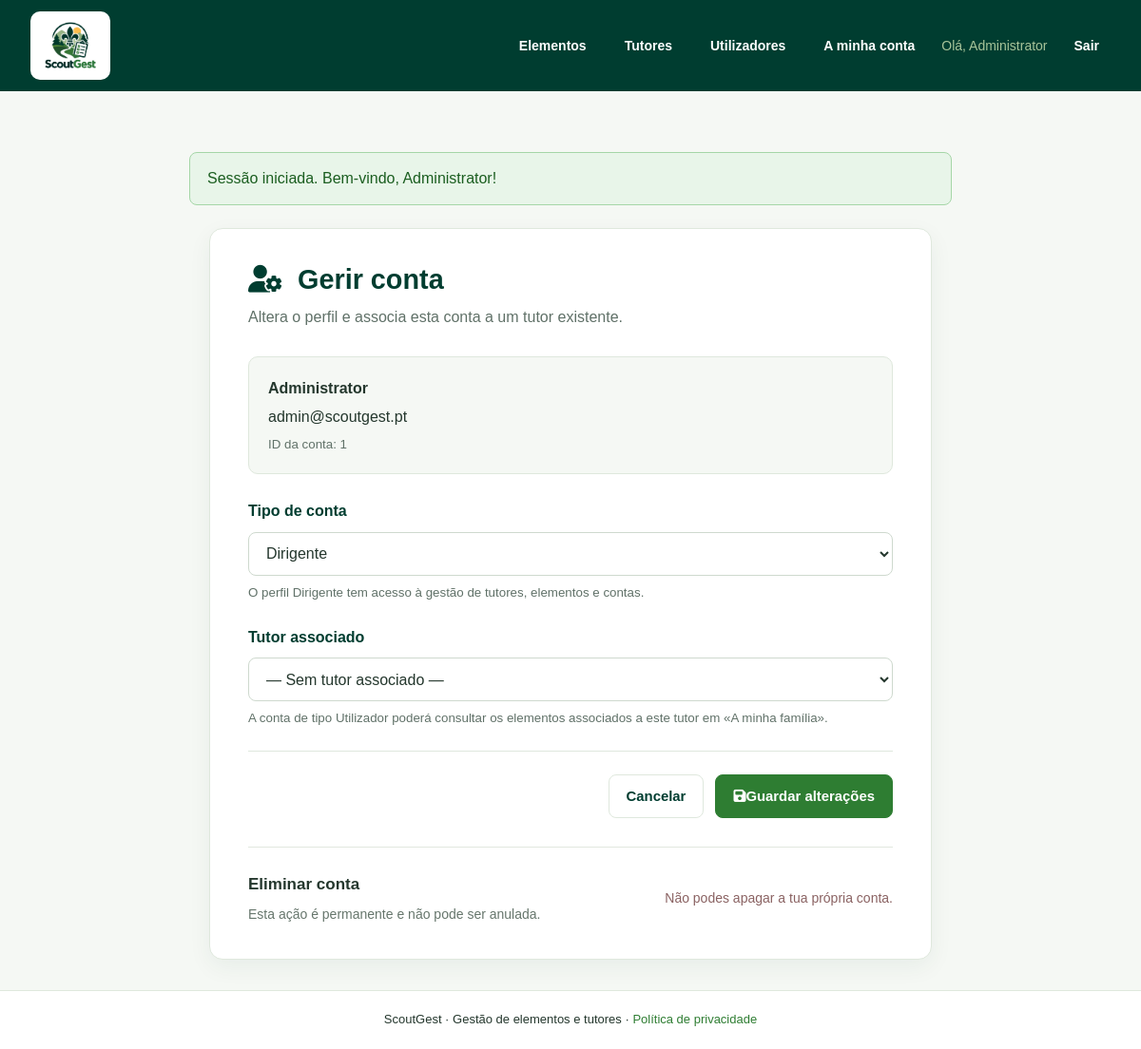
/utilizador_editar.php?id=1 (signed in), run on the app's committed database.
### tables this page shows
CREATE TABLE utilizadores (
    id_utilizador INT AUTO_INCREMENT PRIMARY KEY,
    nome VARCHAR(100) NOT NULL,
    email VARCHAR(150) NOT NULL UNIQUE,
    password_hash VARCHAR(255) NOT NULL,
    consentimento_em DATETIME NOT NULL,
    criado_em DATETIME NOT NULL DEFAULT CURRENT_TIMESTAMP,
    tipo ENUM('Utilizador', 'Dirigente') NOT NULL DEFAULT 'Utilizador',
    id_tutor INT NULL,
    CONSTRAINT fk_utilizadores_tutores FOREIGN KEY (id_tutor)
        REFERENCES tutores (id_tutor) ON DELETE SET NULL
);

### utilizador_editar.php (the view, shortened to what this page needs)
<?php
require 'includes/inicio.php';
$id = filter_input(INPUT_GET, 'id', FILTER_VALIDATE_INT);
$stmt = $pdo->prepare('SELECT id_utilizador, nome, email, tipo, id_tutor, criado_em FROM utilizadores WHERE id_utilizador = ?');
$stmt->execute([$id]);
$utilizador = $stmt->fetch(PDO::FETCH_ASSOC);
require 'includes/cabecalho.php';
?>
<section class="cartao detalhe gestao-utilizadores gestao-edicao">
    <div class="gestao-topo"><div>
        <h1><i class="fa-solid fa-user-gear" aria-hidden="true"></i> Gerir conta</h1>
        <p>Altera o perfil e associa esta conta a um tutor existente.</p>
    </div></div>
    <div class="gestao-resumo"><strong><?= htmlspecialchars($utilizador['nome'], ENT_QUOTES, 'UTF-8') ?></strong>
        <span><?= htmlspecialchars($utilizador['email'], ENT_QUOTES, 'UTF-8') ?></span>
        <small>ID da conta: <?= (int) $id ?></small></div>
    <form method="post" action="utilizador_editar.php?id=<?= (int) $id ?>" class="gestao-formulario">
        <div class="gestao-campo"><label for="tipo">Tipo de conta</label>
            <select id="tipo" name="tipo" required>
                <option value="Dirigente" <?= $utilizador['tipo'] === 'Dirigente' ? 'selected' : '' ?>>Dirigente</option>
            </select>
            <small>O perfil Dirigente tem acesso à gestão de tutores, elementos e contas.</small>
        </div>
        <div class="gestao-campo"><label for="id_tutor">Tutor associado</label>
            <select id="id_tutor" name="id_tutor">
                <option value="">— Sem tutor associado —</option>
            </select>
            <small>A conta de tipo Utilizador poderá consultar os elementos associados a este tutor em «A minha família».</small>
        </div>
<div class="gestao-acoes">
    <a
        href="utilizadores.php"
        class="gestao-botao-secundario"
    >
        Cancelar
    </a>
    <button
        type="submit"
        class="gestao-botao"
    >
        <i class="fa-solid fa-floppy-disk"
           aria-hidden="true"></i>
         Guardar alterações
    </button>
</div>
</form>
<div class="gestao-apagar-area">
    <div class="gestao-apagar-info">
        <strong>Eliminar conta</strong>
        <p>
            Esta ação é permanente e não pode ser anulada.
        </p>
    </div>
    <?php if ($id !== (int) $_SESSION['id_utilizador']): ?>
        <form
            method="post"
            action="utilizador_apagar.php"
            onsubmit="return confirm('Tens a certeza de que pretendes apagar esta conta? Esta ação é permanente.');"
        >
            <input
                type="hidden"
                name="id_utilizador"
                value="<?= (int) $id ?>"
            >
            <input
                type="hidden"
                name="csrf_token"
                value="<?= htmlspecialchars($_SESSION['csrf_utilizadores'], ENT_QUOTES, 'UTF-8') ?>"
            >
            <button
                type="submit"
                class="gestao-botao-apagar"
            >
                <i class="fa-solid fa-trash"
                   aria-hidden="true"></i>
                Apagar conta
            </button>
        </form>
    <?php else: ?>
        <span class="gestao-apagar-bloqueado">
            Não podes apagar a tua própria conta.
        </span>
    <?php endif; ?>
</div>
</section>
<?php require 'includes/rodape.php'; ?>

### css/style.css (style rules this page uses)
:root { --sg-forest: #003D30; --sg-dark: #14532D; --sg-primary: #2E7D32; --sg-light: #A8C49A; --sg-field: #4D8B3A; --sg-accent: #FFC247; --sg-white: #FFFFFF; --sg-background: #F5F8F4; --sg-text: #24372D; --sg-border: #DFE8DD; --sg-danger: #9e2c2c; --sg-dangerdark: #570808; }
* { box-sizing: border-box; }
html { min-height: 100%; }
body { margin: 0; min-height: 100vh; display: flex; flex-direction: column; background: var(--sg-background); color: var(--sg-text); font-family: Arial, Helvetica, sans-serif; line-height: 1.6; }
.cartao { background: var(--sg-white); border: 1px solid var(--sg-border); border-radius: 14px; padding: 40px; box-shadow: 0 8px 24px rgba(0,61,48,0.06); }
h1 { margin: 0 0 16px; color: var(--sg-forest); font-size: 2rem; line-height: 1.2; }
p { margin: 0 0 20px; }
p:last-child { margin-bottom: 0; }
a { color: var(--sg-primary); }
.gestao-apagar-area { display: flex; align-items: center; justify-content: space-between; gap: 20px; margin-top: 30px; padding-top: 25px; border-top: 1px solid #e1e8df; }
.gestao-apagar-info strong { display: block; font-size: 17px; color: var(--sg-text); }
.gestao-apagar-info p { margin: 6px 0 0; font-size: 14px; color: #66766c; }
.gestao-apagar-bloqueado { font-size: 14px; color: #8a6262; }
.gestao-utilizadores { width: 100%; max-width: 100%; margin: 0 auto; padding: 36px 40px; }
.gestao-topo { display: flex; justify-content: space-between; align-items: flex-start; flex-wrap: wrap; gap: 16px; margin-bottom: 28px; }
.gestao-topo h1 { margin: 0 0 10px; color: var(--sg-forest); font-size: 1.8rem; }
.gestao-topo h1 i { margin-right: 8px; }
.gestao-topo p { margin: 0; color: #607168; }
.gestao-pesquisa label, .gestao-campo label { display: block; margin-bottom: 9px; color: var(--sg-forest); font-weight: 600; }
.gestao-pesquisa input, .gestao-campo select { width: 100%; min-height: 46px; padding: 11px 14px; border: 1px solid #ced9ce; border-radius: 8px; background: var(--sg-white); color: var(--sg-text); font: inherit; }
.gestao-botao, .gestao-botao-secundario { display: inline-flex; justify-content: center; align-items: center; min-height: 46px; padding: 10px 18px; border-radius: 8px; font: inherit; font-size: .93rem; font-weight: 600; line-height: 1.3; text-align: center; text-decoration: none; white-space: nowrap; cursor: pointer; transition: background-color .2s ease; }
.gestao-botao { color: var(--sg-white); background: var(--sg-primary); border: 1px solid var(--sg-primary); }
.gestao-botao-secundario { color: var(--sg-forest); background: var(--sg-white); border: 1px solid var(--sg-border); }
.gestao-edicao { max-width: 760px; }
.gestao-resumo { display: grid; gap: 5px; margin-bottom: 26px; padding: 20px; border: 1px solid var(--sg-border); border-radius: 10px; background: var(--sg-background); }
.gestao-resumo span { overflow-wrap: anywhere; }
.gestao-resumo small, .gestao-campo small { color: #607168; }
.gestao-formulario { display: grid; gap: 24px; }
.gestao-campo small { display: block; margin-top: 8px; line-height: 1.5; }
.gestao-acoes { display: flex; justify-content: flex-end; flex-wrap: wrap; gap: 12px; padding-top: 24px; border-top: 1px solid var(--sg-border); }

### data on the page
utilizadores: nome "Administrator", email "admin@scoutgest.pt", tipo "Dirigente"

### other printed values
$_SESSION['nome'] "Administrator"
$texto_mensagem "Sessão iniciada. Bem-vindo, Administrator!"
$id "1"
